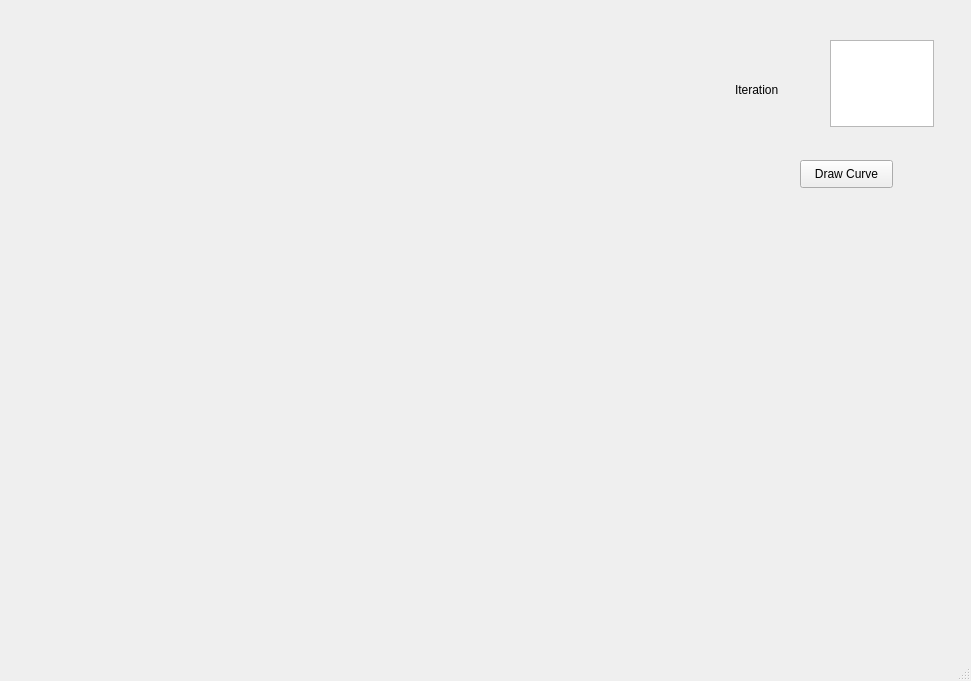
<?xml version="1.0" encoding="UTF-8"?>
<ui version="4.0">
 <class>MainWindow</class>
 <widget class="QMainWindow" name="MainWindow">
  <property name="geometry">
   <rect>
    <x>0</x>
    <y>0</y>
    <width>971</width>
    <height>681</height>
   </rect>
  </property>
  <property name="windowTitle">
   <string>MainWindow</string>
  </property>
  <widget class="QWidget" name="centralwidget">
   <widget class="QLabel" name="label">
    <property name="geometry">
     <rect>
      <x>0</x>
      <y>0</y>
      <width>600</width>
      <height>600</height>
     </rect>
    </property>
    <property name="text">
     <string/>
    </property>
   </widget>
   <widget class="QTextEdit" name="textEdit">
    <property name="geometry">
     <rect>
      <x>830</x>
      <y>40</y>
      <width>104</width>
      <height>87</height>
     </rect>
    </property>
   </widget>
   <widget class="QLabel" name="label_2">
    <property name="geometry">
     <rect>
      <x>735</x>
      <y>80</y>
      <width>91</width>
      <height>20</height>
     </rect>
    </property>
    <property name="text">
     <string>Iteration</string>
    </property>
   </widget>
   <widget class="QPushButton" name="pushButton">
    <property name="geometry">
     <rect>
      <x>800</x>
      <y>160</y>
      <width>93</width>
      <height>28</height>
     </rect>
    </property>
    <property name="text">
     <string>Draw Curve</string>
    </property>
   </widget>
  </widget>
  <widget class="QMenuBar" name="menubar">
   <property name="geometry">
    <rect>
     <x>0</x>
     <y>0</y>
     <width>971</width>
     <height>22</height>
    </rect>
   </property>
  </widget>
  <widget class="QStatusBar" name="statusbar"/>
 </widget>
 <resources/>
 <connections/>
</ui>
